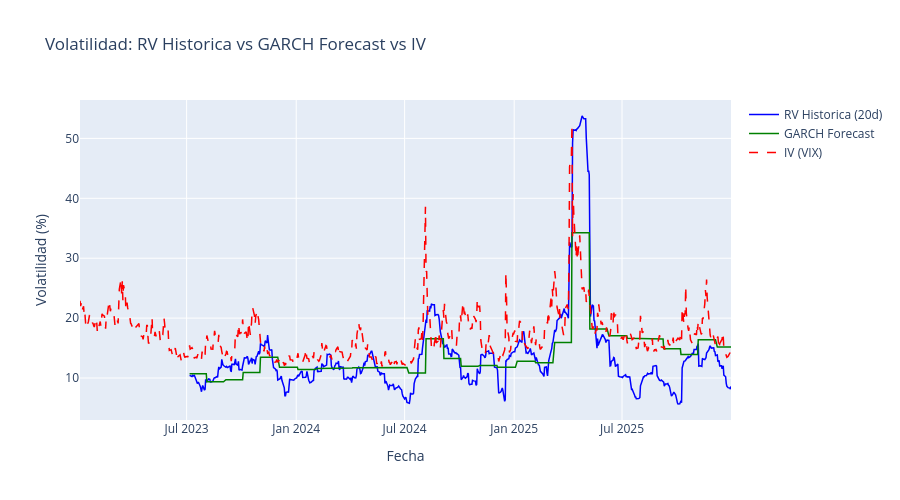

Source (notebook cell):
### Code cell
# Grafico: RV historica vs GARCH vs IV (ultimos 2 anios)
recent_start = '2023-01-01'
comparison_recent = comparison.loc[recent_start:]
iv_recent = market_data.loc[recent_start:, 'close_vix']

fig = go.Figure()

fig.add_trace(go.Scatter(
    x=comparison_recent.index, y=comparison_recent['rv_historical'] * 100,
    mode='lines', name='RV Historica (20d)',
    line=dict(color='blue', width=1.5)
))

fig.add_trace(go.Scatter(
    x=comparison_recent.index, y=comparison_recent['rv_forecast'] * 100,
    mode='lines', name='GARCH Forecast',
    line=dict(color='green', width=1.5)
))

fig.add_trace(go.Scatter(
    x=iv_recent.index, y=iv_recent * 100,
    mode='lines', name='IV (VIX)',
    line=dict(color='red', width=1.5, dash='dash')
))

fig.update_layout(
    title='Volatilidad: RV Historica vs GARCH Forecast vs IV',
    xaxis_title='Fecha',
    yaxis_title='Volatilidad (%)',
    height=500,
    hovermode='x unified'
)

fig.show()

### Figure 1 — Plotly figure (JSON) as saved in the notebook; plotly's stock layout.template omitted (floating-point values rounded to 4 significant figures; data arrays with more than 128 entries replaced by an {"elided": "..."} marker saying what was removed)
{"data": [{"line": {"color": "blue", "width": 1.5}, "mode": "lines", "name": "RV Historica (20d)", "type": "scatter", "x": {"elided": "626 str values"}, "y": {"elided": "626 float values"}}, {"line": {"color": "green", "width": 1.5}, "mode": "lines", "name": "GARCH Forecast", "type": "scatter", "x": {"elided": "626 str values"}, "y": {"elided": "626 float values"}}, {"line": {"color": "red", "dash": "dash", "width": 1.5}, "mode": "lines", "name": "IV (VIX)", "type": "scatter", "x": {"elided": "752 str values"}, "y": {"elided": "752 float values"}}], "layout": {"height": 500, "hovermode": "x unified", "title": {"text": "Volatilidad: RV Historica vs GARCH Forecast vs IV"}, "xaxis": {"title": {"text": "Fecha"}}, "yaxis": {"title": {"text": "Volatilidad (%)"}}}}
